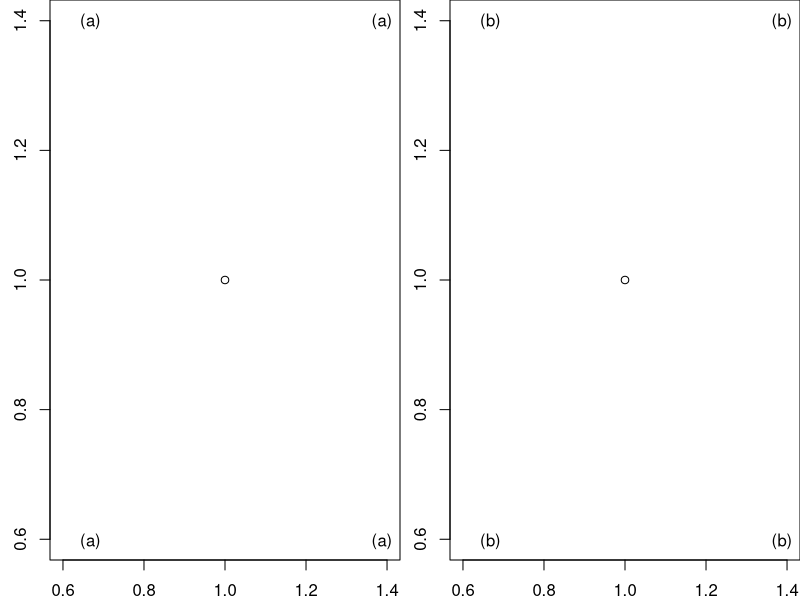
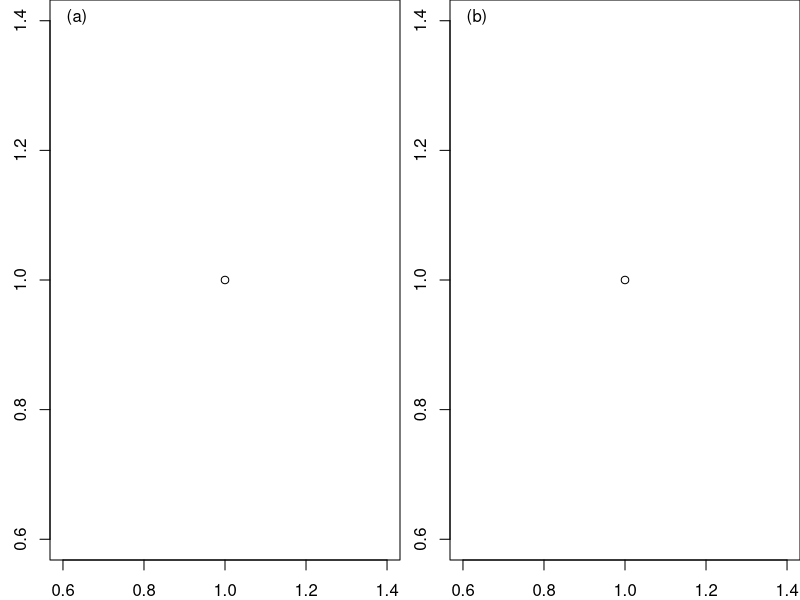
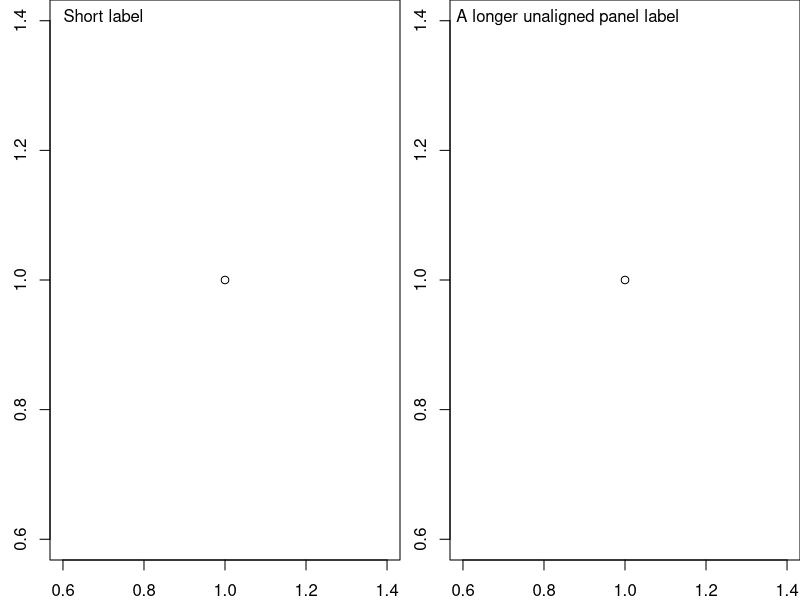
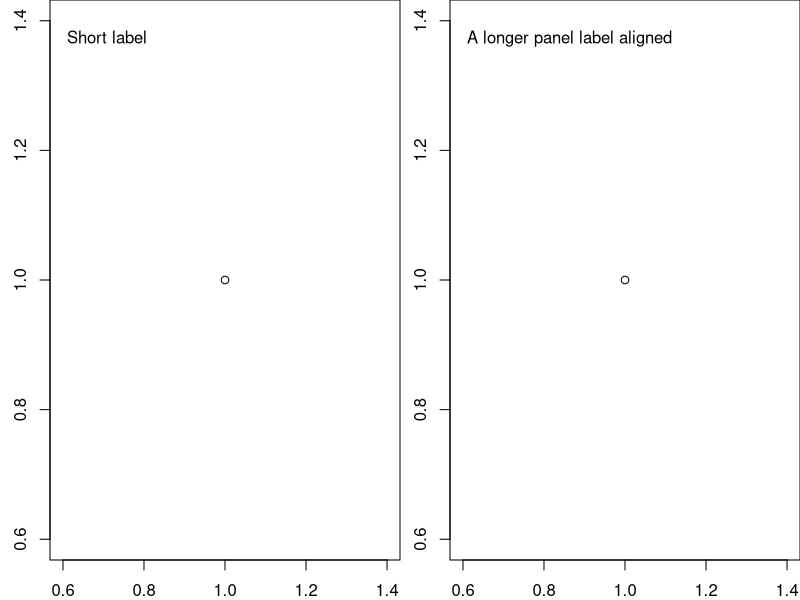
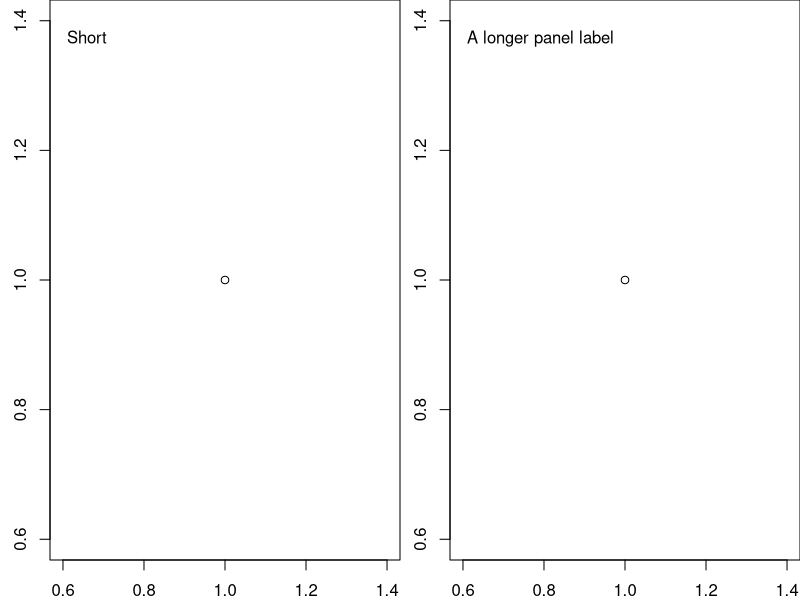

Source code (R) for these figures, in order:
## ---- chunk 1
add_label_legend <- function(pos = "topleft", label, ...) {
  legend(pos, label, bty = "n", ...)
}

par(mfrow = c(1, 2), mar = c(2, 2.5, 0, 0))
for(i in 1:2) {
  plot(1)
  add_label_legend("topleft", paste0("(", letters[i], ")"))
  add_label_legend("topright", paste0("(", letters[i], ")"))
  add_label_legend("bottomright", paste0("(", letters[i],
      ")"))
  add_label_legend("bottomleft", paste0("(", letters[i], ")"))
}
## ---- chunk 2
par(mfrow = c(1, 2), mar = c(2, 2.5, 0, 0))
for(i in 1:2) {
  plot(1)
  mtext(paste0("(", letters[i], ")"), side = 3, adj = 0.05, 
    line = -1.3)
}
## ---- chunk 3
labels <- c("Short label", "A longer unaligned panel label")
par(mfrow = c(1, 2), mar = c(2, 2.5, 0, 0))
for(i in 1:2) {
  plot(1)
  mtext(labels[i], side = 3, adj = 0.05, line = -1.3)
}
## ---- chunk 4
labels <- c("Short label", "A longer panel label aligned")
par(mfrow = c(1, 2), mar = c(2, 2.5, 0, 0))
for(i in 1:2) {
  plot(1)
  u <- par("usr")
  x <- u[1] + 0.02 * (u[2] - u[1])
  y <- u[4] - 0.07 * (u[4] - u[3])
  text(x, y, labels[i], pos = 4)
}
## ---- chunk 5
#' @param xfrac The fraction over from the left side.
#' @param yfrac The fraction down from the top.
#' @param label The text to label with.
#' @param pos Position to pass to text()
#' @param ... Anything extra to pass to text(), e.g. cex, col.
add_label <- function(xfrac, yfrac, label, pos = 4, ...) {
  u <- par("usr")
  x <- u[1] + xfrac * (u[2] - u[1])
  y <- u[4] - yfrac * (u[4] - u[3])
  text(x, y, label, pos = pos, ...)
}
## ---- chunk 6
labels <- c("Short", "A longer panel label")
par(mfrow = c(1, 2), mar = c(2, 2.5, 0, 0))
for(i in 1:2) {
  plot(1)
  add_label(0.02, 0.07, labels[i])
}
